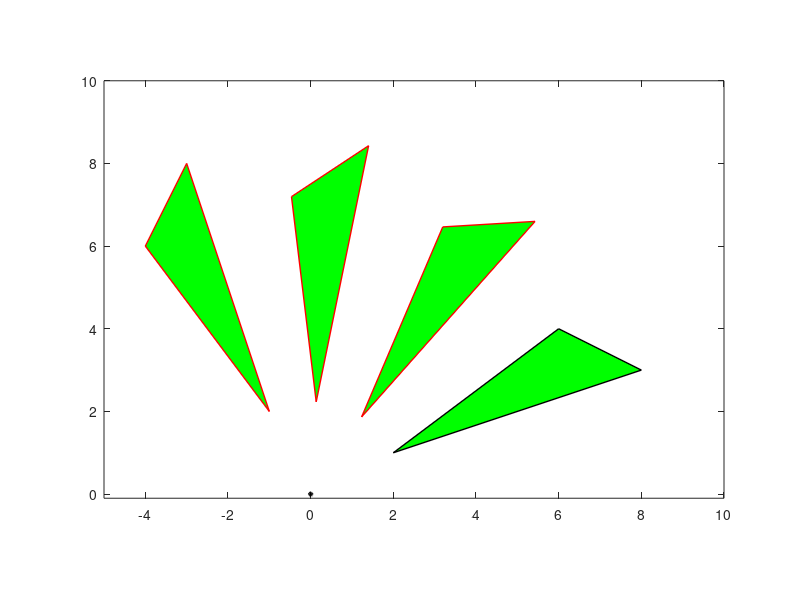
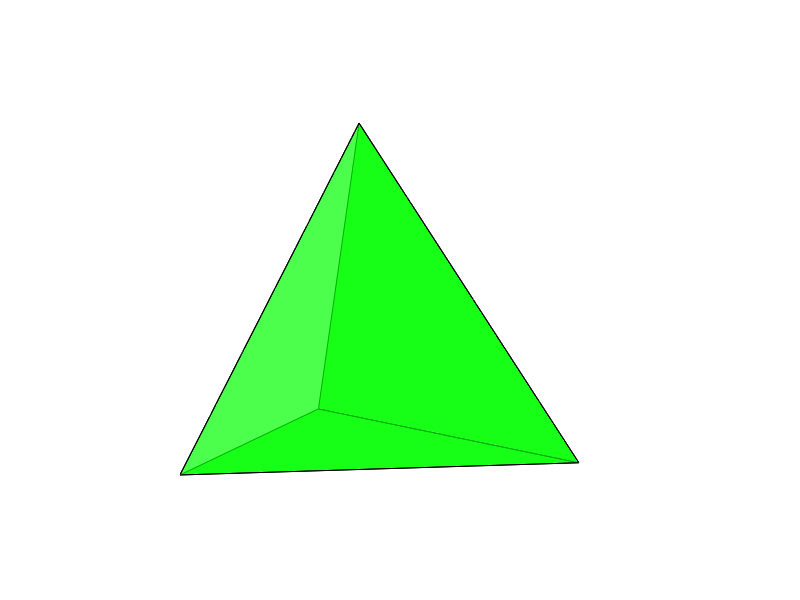
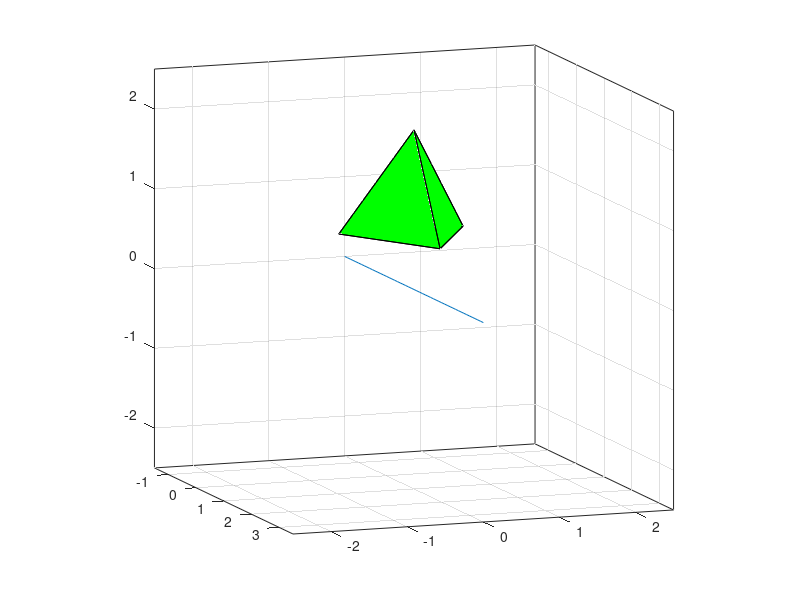

Source code (MATLAB) for these figures, in order:
%% Geometriska transformationer  Anton Hedén
clc
disp('Geometriska transformationer Anton Hedén')
disp('--------------------')

%% Uppgift 1
%Rotera och translatera ett polygonområde ni genererar sj¨alva, t.ex. en triangel.
disp('Uppgift 1')
X=[2 6 8];
Y=[1 4 3];

disp(' ')
fill(X,Y,'g','edgecolor','k','linewidth',1), hold on
axis equal,axis([-5 10 -0.1 10]), pause(1)
v=pi/6; A=[cos(v) -sin(v); sin(v) cos(v)];
P=[X;Y];
for i=1:3
    P=A*P; % Varje koordinatpar roteras med vinkeln pi/6
    fill(P(1,:),P(2,:),'g','edgecolor','r','linewidth',1), pause(1)
end
plot(0,0,'ko','linewidth',2,'markersize',2) % origo
hold off


disp('--------------------')
%% Uppgift 2
disp('Uppgift 2')
disp(' ')

H= [(2*sqrt(2))/3 -sqrt(2)/3 -sqrt(2)/3 0
   0 sqrt(2/3) -sqrt(2/3) 0
   -1/3 -1/3 -1/3 1];
S=[1 2 3 % S(i,:), i:te raden i S, ger nr på hörnpunkter på sida i
1 2 4
1 4 3
2 3 4]; % size(S,1) ger antal sidor
figure(2), clf, hold on
for i=1:size(S,1)
Si=S(i,:); fill3(H(1,Si),H(2,Si),H(3,Si),'g','facealpha',0.7)
end
axis equal, axis tight, axis off, hold off, view(20,10)



disp('--------------------')
%% Uppgift 3
clear v
clear i
v=pi/4;
disp('Uppgift 3')
disp(' ')
H= [(2*sqrt(2))/3 -sqrt(2)/3 -sqrt(2)/3 0
   0 sqrt(2/3) -sqrt(2/3) 0
   -1/3 -1/3 -1/3 1];
S=[1 2 3 % S(i,:), i:te raden i S, ger nr på hörnpunkter på sida i
1 2 4
1 4 3
2 3 4]; % size(S,1) ger antal sidor

A=[1 0 0
    0 cos(v) -sin(v)
    0 sin(v) cos(v)];


T=[1;0;1];
%transilation
H=H+T;


figure(3), clf, hold on
for i=1:size(S,1)
Si=S(i,:); fill3(H(1,Si),H(2,Si),H(3,Si),'g','facealpha',0.7)
end
ax=[-1.5 3.5 -2.5 2.5 -2.5 2.5]; % Gr¨anser f¨or koordinataxlarna, ax=[xmin xmax ymin ymax zmin zmax].
axis equal, hold on,axis(ax), view(70,10),pause(1)
xlabel('x') 
ylabel('y')
zlabel('z')
t = -2:0.1:4;
st = 0*(t);
ct = 0*(t);
plot3(t,ct,st)
v=pi/4;
P=H;
for i=1:8
    P=A*P; % Varje koordinatpar roteras med vinkeln pi/6
    for i=1:size(S,1)
    Si=S(i,:); fill3(P(1,Si),P(2,Si),P(3,Si),'r','facealpha',0.7)
    end
    pause(1)
%     fill(P(1,:),P(2,:),'g','edgecolor','r','linewidth',1), pause(1)
end

hold off


disp('--------------------')
%% Uppgift 4
disp('Uppgift 4')
disp(' ')
ax=[-1.5 3.5 -2.5 2.5 -2.5 2.5]; % Gr¨anser f¨or koordinataxlarna, ax=[xmin xmax ymin ymax zmin zmax].
% Dessa s¨atts s˚a att hela scenen f˚ar plats
v=pi/30; % Liten vinkel f¨or upprepad rotation, t.ex. v=pi/8
A=[1 0 0
    0 cos(v) -sin(v)
    0 sin(v) cos(v)]; % Rotationsmatrisen
H= [(2*sqrt(2))/3 -sqrt(2)/3 -sqrt(2)/3 0
   0 sqrt(2/3) -sqrt(2/3) 0
   -1/3 -1/3 -1/3 1];
T=[1;0;1];
%transilation
H=H+T;
P=H; % H ¨ar matrisen med tetraederns koordinater
clf
figure(4)
hold on
t = -2:0.1:4;
st = 0*(t);
ct = 0*(t);
plot3(t,ct,st)
for i=1:size(S,1) % Rita tetraedern
    Si=S(i,:); fill3(P(1,Si),P(2,Si),P(3,Si),'g')
end
hold off
axis equal, axis(ax),view(70,10) % Undvik deformation och anv¨and samma skalor p˚a axlarna
box on, grid on % F¨orst¨arker tredimensionella k¨anslan n˚agot
pause(0.5) % Paus s˚a vi hinner se tetraedern innan den roteras
kmax=120; % Antal sm˚a rotationer, t.ex. kmax=16; (kmax*v=2*pi, ett varv)
for k=1:kmax % Rotera kmax g˚anger
    P=A*P;
    clf
    hold on
    for i=1:size(S,1) % Rita tetraedern i nya positionen
        Si=S(i,:); fill3(P(1,Si),P(2,Si),P(3,Si),'g')
    end
    plot3(t,ct,st)
    hold off
    axis equal, axis(ax),view(70,10), box on, grid on
    pause(1/30)
end

disp('--------------------')
%% Uppgift 5
disp('Uppgift 5')
disp(' ')

disp('--------------------')